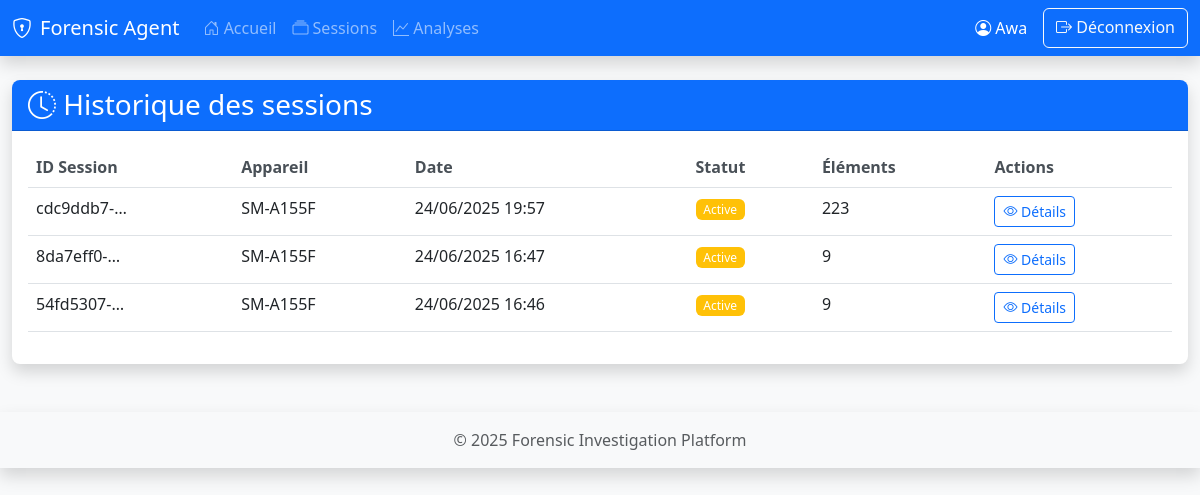
Screenshot of /dashboard/sessions/ (signed in) with the database file from the repository.
### api/models.py (models this page shows, shortened)
class ForensicSession(models.Model):
    STATUS_CHOICES = [
        ('active', 'Active'),
        ('completed', 'Completed'),
        ('failed', 'Failed'),
    ]
    user = models.ForeignKey(User, on_delete=models.CASCADE, related_name='sessions')
    session_id = models.CharField(max_length=255, unique=True)
    device_info = models.JSONField(default=dict)
    start_time = models.DateTimeField(auto_now_add=True)
    end_time = models.DateTimeField(null=True, blank=True)
    status = models.CharField(max_length=20, choices=STATUS_CHOICES, default='active')
    total_items = models.IntegerField(default=0)
    device_name = models.CharField(max_length=255, blank=True, null=True)
    android_version = models.CharField(max_length=50, blank=True, null=True)
    save_path = models.CharField(max_length=512, blank=True, null=True)
    class Meta:
        ordering = ['-start_time']

### dashboard/views.py (the view)
# urls.py: path('sessions/', views.session_list, name='sessions'),
@login_required
def session_list(request):
    sessions = ForensicSession.objects.filter(user=request.user).order_by('-start_time')
    return render(request, 'dashboard/sessions.html', {'sessions': sessions})

### dashboard/templates/dashboard/sessions.html
{% extends "dashboard/base.html" %}
{% load static %}
{% block content %}
<div class="card shadow">
    <div class="card-header bg-primary text-white">
        <h3 class="card-title mb-0">
            <i class="bi bi-clock-history"></i> Historique des sessions
        </h3>
    </div>
    <div class="card-body">
        <div class="table-responsive">
            <table class="table table-hover">
                <thead>
                    <tr>
                        <th>ID Session</th>
                        <th>Appareil</th>
                        <th>Date</th>
                        <th>Statut</th>
                        <th>Éléments</th>
                        <th>Actions</th>
                    </tr>
                </thead>
                <tbody>
                    {% for session in sessions %}
                    <tr>
                        <td>{{ session.session_id|truncatechars:10 }}</td>
                        <td>{{ session.device_info.model|default:"SM-A155F" }}</td>
                        <td>{{ session.start_time|date:"d/m/Y H:i" }}</td>
                        <td>
                            <span class="badge bg-{% if session.status == 'completed' %}success{% elif session.status == 'active' %}warning{% else %}danger{% endif %}">
                                {{ session.get_status_display }}
                            </span>
                        </td>
                        <td>{{ session.total_items }}</td>
                        <td>
                            <a href="{% url 'dashboard:session_detail' session.session_id %}"
                               class="btn btn-sm btn-outline-primary">
                                <i class="bi bi-eye"></i> Détails
                            </a>
                        </td>
                    </tr>
                    {% empty %}
                    <tr>
                        <td colspan="6" class="text-center py-4 text-muted">
                            Aucune session trouvée
                        </td>
                    </tr>
                    {% endfor %}
                </tbody>
            </table>
        </div>
    </div>
</div>
{% endblock %}

### dashboard/templates/dashboard/base.html (shortened to what this page needs)
{% load static %}
<!DOCTYPE html>
<html lang="fr">
<head>
    <link href="https://cdn.jsdelivr.net/npm/bootstrap@5.3.0/dist/css/bootstrap.min.css" rel="stylesheet">
    <link rel="stylesheet" href="https://cdn.jsdelivr.net/npm/bootstrap-icons@1.10.0/font/bootstrap-icons.css">
    <link rel="stylesheet" href="{% static 'dashboard/css/style.css' %}">
</head>
<body>
    <nav class="navbar navbar-expand-lg navbar-dark bg-primary shadow">
        <div class="container-fluid">
            <a class="navbar-brand" href="{% url 'dashboard:home' %}">
                <i class="bi bi-shield-lock me-2"></i>Forensic Agent
            </a>
            <div class="collapse navbar-collapse" id="navbarNav">
                <ul class="navbar-nav me-auto">
                    <li class="nav-item">
                        <a class="nav-link" href="{% url 'dashboard:home' %}">
                            <i class="bi bi-house-door"></i> Accueil
                        </a>
                    </li>
                    <li class="nav-item">
                        <a class="nav-link" href="{% url 'dashboard:sessions' %}">
                            <i class="bi bi-collection"></i> Sessions
                        </a>
                    </li>
                    <li class="nav-item">
                        <a class="nav-link" href="{% url 'analysis:analysis_dashboard' %}">
                            <i class="bi bi-graph-up"></i> Analyses
                        </a>
                    </li>
                </ul>
                <div class="d-flex">
                    <span class="navbar-text me-3 text-white">
                        <i class="bi bi-person-circle"></i> {{ request.user.username }}
                    </span>
                    <a href="{% url 'logout' %}" class="btn btn-outline-light">
                        <i class="bi bi-box-arrow-right"></i> Déconnexion
                    </a>
                </div>
            </div>
        </div>
    </nav>
    <div class="container-fluid mt-4">
        {% block content %}{% endblock %}
    </div>
    <footer class="bg-light text-center py-3 mt-5 shadow">
        <div class="container">
            <p class="mb-0 text-muted">
                &copy; {% now "Y" %} Forensic Investigation Platform
            </p>
        </div>
    </footer>
</body>
</html>

### static/css/style.css (style rules this page uses)
body { background-color: #f8f9fa; font-family: 'Segoe UI', Tahoma, Geneva, Verdana, sans-serif; }
.card { border: none; border-radius: 10px; box-shadow: 0 4px 6px rgba(0, 0, 0, 0.1); transition: transform 0.3s ease; }
.card-header { border-radius: 10px 10px 0 0 !important; font-weight: 600; }
.badge { font-weight: 500; }
.table th { font-weight: 600; color: #495057; }
.navbar { box-shadow: 0 2px 4px rgba(0, 0, 0, 0.1); }
body { background-color: #f8f9fa; min-height: 100vh; display: flex; flex-direction: column; }
.navbar { box-shadow: 0 2px 4px rgba(0,0,0,.1); }
.card { border: none; border-radius: 0.5rem; box-shadow: 0 0.125rem 0.25rem rgba(0,0,0,.075); }
.card-header { border-radius: 0.5rem 0.5rem 0 0 !important; }
.table th { border-top: none; }
.bg-light { background-color: #f8f9fa !important; }
footer { margin-top: auto; }

### rows the page displays
ForensicSession: session_id "cdc9ddb7-…", device_info.model "SM-A155F", start_time "24/06/2025 19:57", status "Active", total_items "223"
ForensicSession: session_id "8da7eff0-…", device_info.model "SM-A155F", start_time "24/06/2025 16:47", status "Active", total_items "9"
ForensicSession: session_id "54fd5307-…", device_info.model "SM-A155F", start_time "24/06/2025 16:46", status "Active", total_items "9"

### other values shown
{{ request.user.username }} "Awa"
